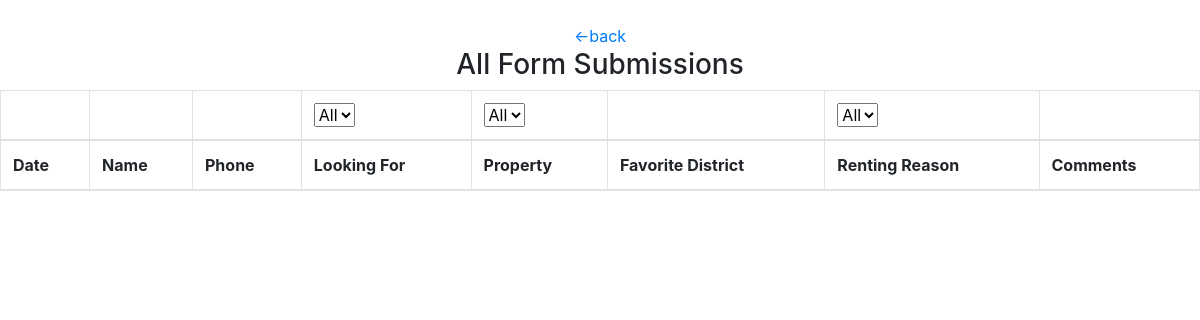
Page /admin-page/ (signed in) on the earlier database version.
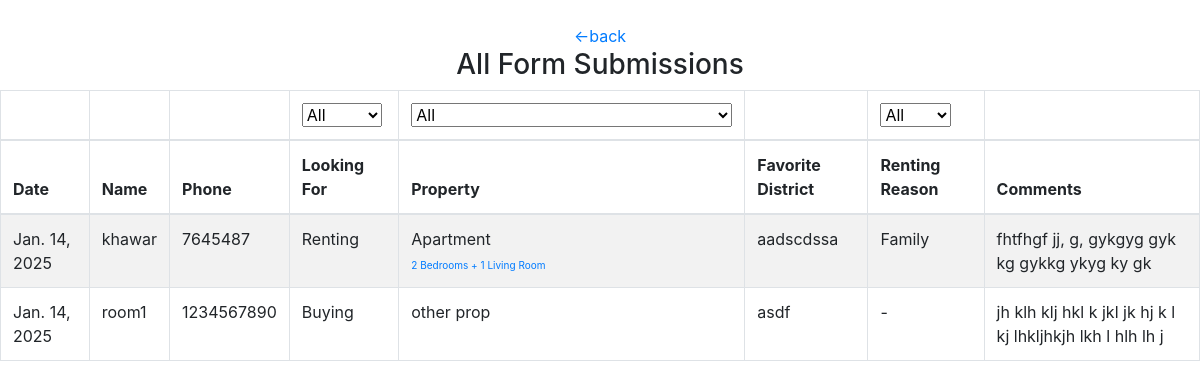
Same page on the later database version.
### newapp/models.py (models this page shows, shortened)
class form_submission(models.Model):
    form_type = models.CharField(max_length=10,null=True,blank=True)
    name = models.CharField(max_length=300,null=True,blank=True)
    phone_number = models.CharField(max_length=20,null=True,blank=True)
    comments = models.TextField(max_length=2000,null=True,blank=True)
    property_type = models.CharField(max_length=50,null=True,blank=True)
    apartment_type = models.CharField(max_length=10,null=True,blank=True)
    fav_district = models.CharField(max_length=250,null=True,blank=True)
    purpose = models.CharField(max_length=10,null=True,blank=True)
    submission_date = models.DateField(auto_now_add=True)
    def getFormType(self):
        if self.form_type == "1":
            return "Renting"
        return "Buying"
    def getPropertyType(self):
        if self.property_type == "1":
            return "Land"
        if self.property_type == "2":
            return "Apartment"
        if self.property_type == "3":
            return "House"
        if self.property_type == "4":
            return "Floor"
        if self.property_type == "5":
            return "Studio"
        if self.property_type == "6":
            return "Store"
        return self.property_type
    def getApartmentType(self):
        if self.apartment_type == "1":
            return "2 Bedrooms"
        if self.apartment_type == "2":
            return "2 Bedrooms + 1 Living Room"
        if self.apartment_type == "3":
            return "3 Bedrooms + 1 Living Room"
        if self.apartment_type == "4":
            return "Open to options"
        return ""
    def getPurpose(self):
        if self.purpose == "1":
            return "Family"
        if self.purpose == "2":
            return "Bachelor"
        return ""

### newapp/views.py (the view)
# urls.py: path('admin-page/', admin_page),
def admin_page(request):
    template = 'admin.html'
    context = {}
    if not request.user.is_authenticated:
        return redirect("/admin/")
    context['data'] = form_submission.objects.all()
    return render(request, template, context)

### templates/admin.html (shortened to what this page needs)
<!DOCTYPE html>
    <html lang="en">
        <head>
            <link rel="stylesheet" href="https://maxcdn.bootstrapcdn.com/bootstrap/4.4.1/css/bootstrap.min.css">
            <link rel="stylesheet" href="https://cdnjs.cloudflare.com/ajax/libs/font-awesome/4.7.0/css/font-awesome.min.css">
            <link rel="stylesheet" href="https://cdnjs.cloudflare.com/ajax/libs/flag-icon-css/6.6.6/css/flag-icons.min.css">
            <link rel="stylesheet" type="text/css" href="//cdn.datatables.net/1.10.12/css/jquery.dataTables.min.css">
        </head>
        <body>
            <br>
            <center>
                <a href="/"><-back</a>
                <h3>All Form Submissions</h3>
            </center>
                <table class="table table-striped table-bordered" id="tab1">
                    <thead>
                        <tr>
                            <th></th>
                            <th></th>
                            <th></th>
                            <th><select id="form-type-sel">
                                    <option value="" selected disabled>All</option>
                                </select>
                            </th>
                            <th>
                                <select id="property-type-sel">
                                    <option value="" selected disabled>All</option>
                                </select>
                            </th>
                            <th></th>
                            <th>
                                <select id="renting-sel">
                                    <option value="" selected disabled>All</option>
                                </select>
                            </th>
                            <th></th>
                        </tr>
                        <tr>
                            <th>Date</th>
                            <th>Name</th>
                            <th>Phone</th>
                            <th>Looking For</th>
                            <th>Property</th>
                            <th>Favorite District</th>
                            <th>Renting Reason</th>
                            <th>Comments</th>
                        </tr>
                    </thead>
                    <tbody>
                        {% for i in data %}
                            <tr>
                                <td>{{i.submission_date}}</td>
                                <td>{{i.name}}</td>
                                <td>{{i.phone_number}}</td>
                                <td class="formTypeOptions">{{i.getFormType}}</td>
                                <td class="propertyTypeOptions">{{i.getPropertyType}}{% if i.property_type == "2" %}<br><a style="font-size: x-small;" href="#">{{i.getApartmentType}}</a>{% endif %}</td>
                                <td>{{i.fav_district}}</td>
                                <td class="puposeTypes">{% if i.purpose %}{{i.getPurpose}}{% else %}-{% endif %}</td>
                                <td>{{i.comments}}</td>
                            </tr>
                        {% endfor %}
                    </tbody>
                </table>
        </body>
    </html>

Differences in the rows shown:
added form_submission: submission_date "Jan. 14, 2025", name "khawar", phone_number "7645487", getFormType "Renting", getPropertyType "Apartment", getApartmentType "2 Bedrooms + 1 Living Room", fav_district "aadscdssa", getPurpose "Family", comments "fhtfhgf jj, g, gykgyg gyk kg gykkg ykyg ky gk"
added form_submission: submission_date "Jan. 14, 2025", name "room1", phone_number "1234567890", getFormType "Buying", getPropertyType "other prop", fav_district "asdf", comments "jh klh klj hkl k jkl jk hj k l kj lhkljhkjh lkh l hlh lh j"
